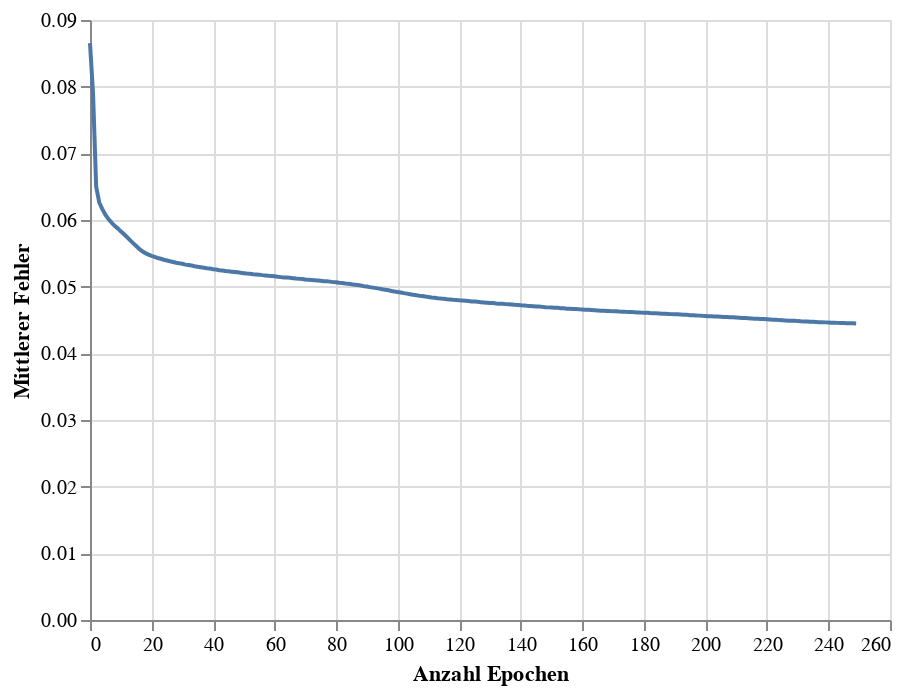

Source (notebook cell):
### Code cell
train_chart = alt.Chart(loss_df).mark_line().encode(
    x=alt.X('Epoch', title = 'Anzahl Epochen'),
    y=alt.Y('Loss', title = 'Mittlerer Fehler')
)
# glue('train-loss-team', train_chart,display=True)
train_chart

### Figure 1 — Vega-Lite specification as saved in the notebook (floating-point values rounded to 4 significant figures; data arrays with more than 128 entries replaced by an {"elided": "..."} marker saying what was removed)
{"config": {"view": {"continuousWidth": 400, "continuousHeight": 300}}, "data": {"name": "data-b85979080e053d151d3c824858514cfa"}, "mark": "line", "encoding": {"x": {"field": "Epoch", "title": "Anzahl Epochen", "type": "quantitative"}, "y": {"field": "Loss", "title": "Mittlerer Fehler", "type": "quantitative"}}, "$schema": "https://vega.github.io/schema/vega-lite/v4.17.0.json", "datasets": {"data-b85979080e053d151d3c824858514cfa": {"elided": "250 records"}}}
